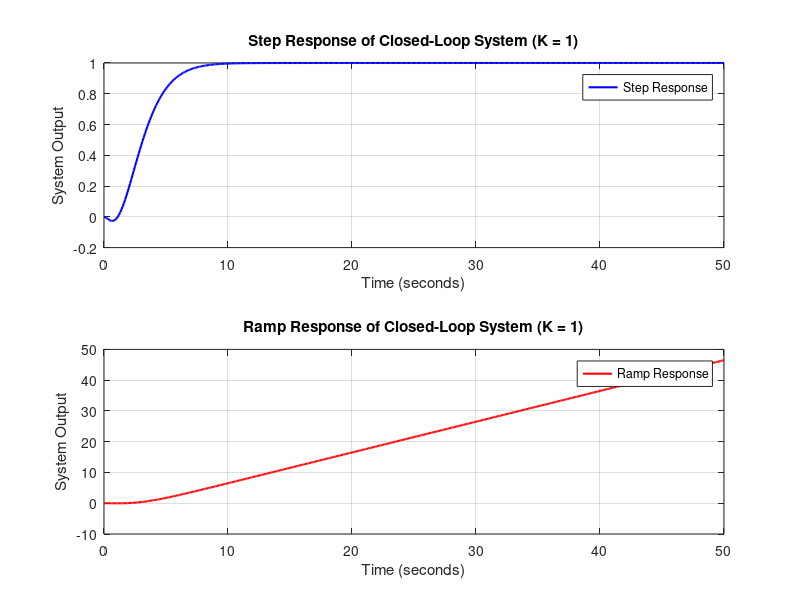

Write the MATLAB code that produced this figure.
clc; clear; close all;

numG = [-1 2];   
denG = [2 6 7 0]; 

K = 1; 
G = K * tf(numG, denG); 

T = feedback(G, 1);


t = 0:0.1:50; 


[y_step, t_step] = step(T, t);


ramp_input = t; 
[y_ramp, t_ramp] = lsim(T, ramp_input, t);


figure;
subplot(2,1,1);
plot(t_step, y_step, 'b', 'LineWidth', 1.5);
grid on;
title(['Step Response of Closed-Loop System (K = ', num2str(K), ')']);
xlabel('Time (seconds)');
ylabel('System Output');
legend('Step Response');

subplot(2,1,2);
plot(t_ramp, y_ramp, 'r', 'LineWidth', 1.5);
grid on;
title(['Ramp Response of Closed-Loop System (K = ', num2str(K), ')']);
xlabel('Time (seconds)');
ylabel('System Output');
legend('Ramp Response');
